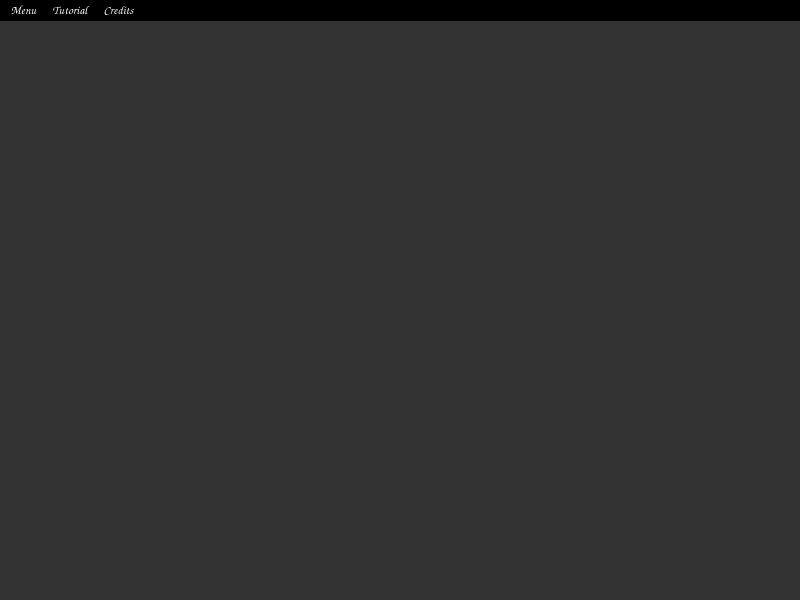
<?xml version="1.0" encoding="UTF-8"?>
<ui version="4.0">
 <class>MainWindow</class>
 <widget class="QMainWindow" name="MainWindow">
  <property name="geometry">
   <rect>
    <x>0</x>
    <y>0</y>
    <width>800</width>
    <height>600</height>
   </rect>
  </property>
  <property name="windowTitle">
   <string>MainWindow</string>
  </property>
  <widget class="QWidget" name="centralwidget">
   <property name="styleSheet">
    <string notr="true">background-color:#333333;
color:white;</string>
   </property>
   <layout class="QVBoxLayout" name="verticalLayout_2">
    <item>
     <widget class="QStackedWidget" name="stackedWidget">
      <widget class="QWidget" name="home_page">
       <layout class="QVBoxLayout" name="verticalLayout">
        <item>
         <widget class="QLabel" name="label">
          <property name="text">
           <string/>
          </property>
          <property name="pixmap">
           <pixmap>../images/MainScreenPicture.png</pixmap>
          </property>
          <property name="scaledContents">
           <bool>true</bool>
          </property>
         </widget>
        </item>
       </layout>
      </widget>
      <widget class="QWidget" name="credits_page"/>
      <widget class="QWidget" name="tutorial_page">
       <layout class="QVBoxLayout" name="verticalLayout_3">
        <item>
         <widget class="QLabel" name="label_2">
          <property name="text">
           <string/>
          </property>
          <property name="pixmap">
           <pixmap>../images/MainTutorial.png</pixmap>
          </property>
          <property name="scaledContents">
           <bool>true</bool>
          </property>
         </widget>
        </item>
       </layout>
      </widget>
     </widget>
    </item>
   </layout>
  </widget>
  <widget class="QMenuBar" name="menubar">
   <property name="geometry">
    <rect>
     <x>0</x>
     <y>0</y>
     <width>800</width>
     <height>19</height>
    </rect>
   </property>
   <property name="font">
    <font>
     <family>Comic Sans MS</family>
    </font>
   </property>
   <property name="autoFillBackground">
    <bool>false</bool>
   </property>
   <property name="styleSheet">
    <string notr="true">QMenuBar{
background-color:black;
color:white;
}

QMenuBar::item:selected{
background-color:#333333;
color:white;
}

QMenu{
background-color:black;
color:white;
}

QMenu::separator{
background:white;
}

QMenu::item:selected{
background-color:#333333;
color:white;
}</string>
   </property>
   <widget class="QMenu" name="menu_menu">
    <property name="font">
     <font>
      <family>Comic Sans MS</family>
     </font>
    </property>
    <property name="styleSheet">
     <string notr="true"/>
    </property>
    <property name="title">
     <string>Menu</string>
    </property>
    <addaction name="action_home"/>
    <addaction name="action_debugging"/>
    <addaction name="separator"/>
    <addaction name="action_exit_game"/>
   </widget>
   <widget class="QMenu" name="menuCredits">
    <property name="font">
     <font>
      <family>Comic Sans MS</family>
     </font>
    </property>
    <property name="title">
     <string>Credits</string>
    </property>
    <addaction name="action_credits"/>
   </widget>
   <widget class="QMenu" name="menuTutorial">
    <property name="font">
     <font>
      <family>Comic Sans MS</family>
     </font>
    </property>
    <property name="title">
     <string>Tutorial</string>
    </property>
    <addaction name="action_tutorial"/>
   </widget>
   <addaction name="menu_menu"/>
   <addaction name="menuTutorial"/>
   <addaction name="menuCredits"/>
  </widget>
  <action name="action_home">
   <property name="text">
    <string>Home</string>
   </property>
   <property name="font">
    <font>
     <family>Comic Sans MS</family>
    </font>
   </property>
  </action>
  <action name="action_debugging">
   <property name="text">
    <string>Debugging</string>
   </property>
  </action>
  <action name="actionCredits">
   <property name="text">
    <string>Credits</string>
   </property>
  </action>
  <action name="actionTutorial">
   <property name="text">
    <string>Tutorial</string>
   </property>
  </action>
  <action name="action_exit_game">
   <property name="text">
    <string>Exit Game</string>
   </property>
  </action>
  <action name="action_credits">
   <property name="text">
    <string>The Creator</string>
   </property>
  </action>
  <action name="action_tutorial">
   <property name="text">
    <string>Tutorial</string>
   </property>
  </action>
 </widget>
 <resources/>
 <connections/>
</ui>
